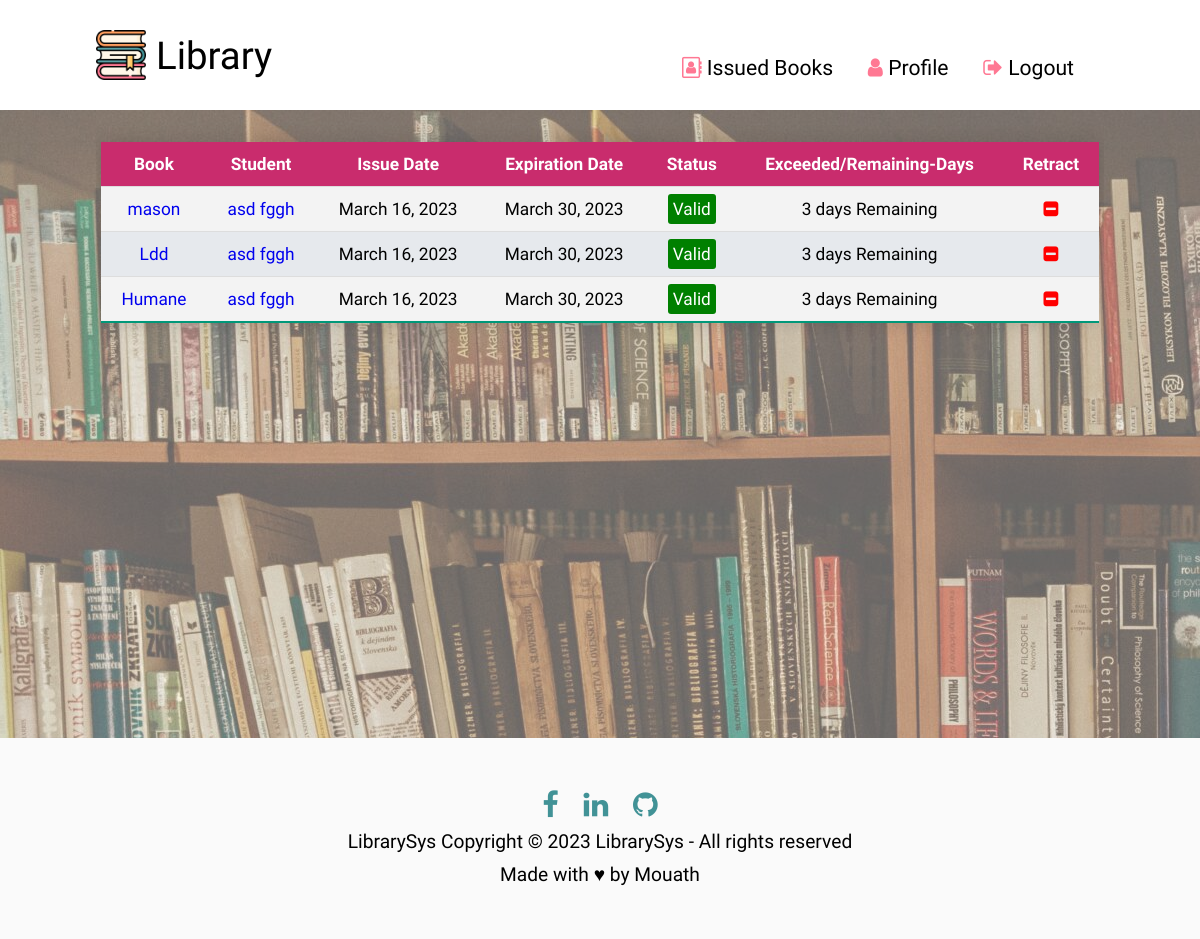
The app's page /Issued_Books/ (signed in) with its own data.
### LibraryApp/models.py (models this page shows, shortened)
class Issued_Book(models.Model):
    book=models.OneToOneField(
        Book,
        on_delete=models.CASCADE,
    )
    issued_date = models.DateField(auto_now=True)
    expiry_date = models.DateField(default=expiry)
    student=models.ForeignKey(
        Student,
        on_delete=models.CASCADE,
        related_name="issued_books"
    )

class Book(models.Model):
    Name=models.CharField(max_length=15)
    Price=models.PositiveIntegerField()
    Desc=models.CharField(max_length=100)
    cat=models.ForeignKey(
        Category,
        on_delete=models.CASCADE,
        related_name="books"
    )
    auther=models.ForeignKey(
        Auther,
        on_delete=models.CASCADE,
        related_name="books"
    )

class Student(models.Model):
    FName=models.CharField(max_length=10)
    LName=models.CharField(max_length=10)
    TelNo=models.CharField(max_length=10)
    user=models.OneToOneField(
        User,
        on_delete=models.CASCADE
    )
    image = models.ImageField(upload_to='static/images/Students/',  blank=True)

### LibraryApp/views.py (the view)
# urls.py: path('Issued_Books/', views.Issued_Books, name='Issued_Books'),
def Issued_Books(req):
    if(req.user.is_authenticated):
        expList=[]
        if req.user.is_superuser:
            IssuedBooks=models.Issued_Book.objects.all() #all the issued Books
            for i in IssuedBooks:
                expList.append(is_expired(i.expiry_date))
        else:
            IssuedBooks=models.Issued_Book.objects.filter(
                student_id=req.user.student.id
            )
            for i in IssuedBooks:
                expList.append(is_expired(i.expiry_date))
        zippedList=zip(IssuedBooks,expList)
        con={
            'IssuedBooks':IssuedBooks,
            'expList':expList,
            'zippedList':zippedList
        }
        return render(req,'Library/Issued_Books.html',con)
    else:
        return redirect('LibraryApp:login')

### LibraryApp/templatetags/custom_filters.py (called while the page is built)
@register.filter
def is_expired(expiration_date):
    now = datetime.now(timezone.utc)
    if isinstance(expiration_date, datetime):
        expiration_date = expiration_date.date()
    expiration_date = datetime.combine(expiration_date, datetime.min.time(), tzinfo=timezone.utc)
    if expiration_date < now:
        return True
    else:
        return False

### LibraryApp/views.py (called while the page is built)
def is_expired(item):
    now = datetime.now().date()
    return item < now

### LibraryApp/templates/Library/Issued_Books.html (shortened to what this page needs)
{% extends 'base.html' %}
{% block content %}
{% load custom_filters %}
<div class="mytable isbok">
    <table class="styled-table">
        <th>Book</th>
        <th>Student</th>
        <th>Issue Date</th>
        <th>Expiration Date</th>
        <th>Status</th>
        <th>Exceeded/Remaining-Days</th>
        <th>Retract</th>
        {% for i in IssuedBooks %}
        <tr>
            <td class="book"><a href="{% url 'LibraryApp:bookDetails' i.book_id %}">{{i.book.Name}}</a></td>
            <td class="Name"><li><a href="{% url 'LibraryApp:Profile' i.student_id %}">{{i.student.FName}} {{i.student.LName}}</a></td>
            <td>{{i.issued_date}}</td>
            <td>{{i.expiry_date}}</td>
            {% if i.expiry_date|is_expired %}
            <td><span class="Expired">Expired</span></td>
            {% else %}
            <td><span class="Valid">Valid</span></td>
            {% endif %}
            <td>{{i.expiry_date|time_since_expired_bvalid}}</td>
            <td><a href="{% url 'LibraryApp:retract' i.id %}"><i class="fa fa-minus-square" aria-hidden="true"></i></a></td>
        </tr>
        {% endfor %}
    </table>
</div>
{% endblock %}

### LibraryApp/static/css/main.css (style rules this page uses)
* { margin: 0; padding: 0; font-family: 'Ubuntu', sans-serif; }
body { font-size: 1.2em; }
:root { --c0:#C92C6D; --c1:#ff9e5e; --c2:#419296; --c3:#ff7893; --footer:#f3f3f3; --Nav:#ff9e5e; }
.isbok .styled-table .Name li { list-style: none; }
.isbok .styled-table .Name li a { text-decoration: none; }
.isbok .styled-table .book a { text-decoration: none; }
.styled-table .fa { color: red; }
.mytable { overflow-x: auto; padding: 5px; margin-top: .2%; }
.styled-table { border-collapse: collapse; margin: 25px 0; font-size: 0.9em; min-width: 400px; box-shadow: 0 0 20px rgba(0, 0, 0, 0.15); text-align:center; width: 100%; height: 35px; user-select: none; overflow-x: scroll; }
.styled-table th, .styled-table td { padding: 12px 15px; }
.styled-table tbody tr { border-bottom: 1px solid #dddddd; }
.styled-table tbody tr:nth-of-type(even) { background-color: #f3f3f3; }
.styled-table tbody tr:nth-of-type(odd) { background-color: #e6e9ed; }
.styled-table tbody tr:last-of-type { border-bottom: 2px solid #009879; }
.isbok .styled-table th,.isbok .add-btn a { background-color: var(--c0); color: white; }
td .Valid { background-color: green; color: white; padding: 5px; border-radius: 3px; }

### records on screen
Issued_Book: book.Name "mason", student.FName "asd", student.LName "fggh", issued_date "March 16, 2023", expiry_date "March 30, 2023", shows "Valid", expiry_date "3 days Remaining"
Issued_Book: book.Name "Ldd", student.FName "asd", student.LName "fggh", issued_date "March 16, 2023", expiry_date "March 30, 2023", shows "Valid", expiry_date "3 days Remaining"
Issued_Book: book.Name "Humane", student.FName "asd", student.LName "fggh", issued_date "March 16, 2023", expiry_date "March 30, 2023", shows "Valid", expiry_date "3 days Remaining"
